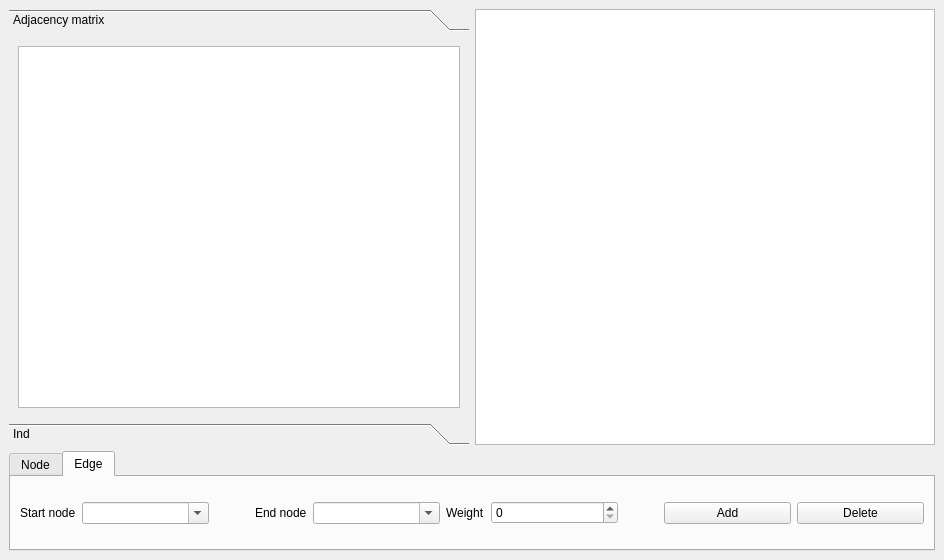
<?xml version="1.0" encoding="UTF-8"?>
<ui version="4.0">
 <class>MainWindow</class>
 <widget class="QMainWindow" name="MainWindow">
  <property name="geometry">
   <rect>
    <x>0</x>
    <y>0</y>
    <width>944</width>
    <height>560</height>
   </rect>
  </property>
  <property name="windowTitle">
   <string>MainWindow</string>
  </property>
  <widget class="QWidget" name="centralwidget">
   <layout class="QGridLayout" name="gridLayout">
    <item row="0" column="0">
     <widget class="QToolBox" name="toolbox_view">
      <property name="currentIndex">
       <number>0</number>
      </property>
      <widget class="QWidget" name="matrixpage">
       <property name="geometry">
        <rect>
         <x>0</x>
         <y>0</y>
         <width>460</width>
         <height>364</height>
        </rect>
       </property>
       <attribute name="label">
        <string>Adjacency matrix</string>
       </attribute>
       <layout class="QHBoxLayout" name="horizontalLayout">
        <item>
         <widget class="QTableView" name="gv_table">
          <property name="minimumSize">
           <size>
            <width>311</width>
            <height>0</height>
           </size>
          </property>
         </widget>
        </item>
       </layout>
      </widget>
      <widget class="QWidget" name="insidentpage">
       <property name="geometry">
        <rect>
         <x>0</x>
         <y>0</y>
         <width>460</width>
         <height>364</height>
        </rect>
       </property>
       <attribute name="label">
        <string>Ind</string>
       </attribute>
      </widget>
     </widget>
    </item>
    <item row="0" column="1">
     <widget class="QGraphicsView" name="graphicsView"/>
    </item>
    <item row="1" column="0" colspan="2">
     <widget class="QTabWidget" name="tabWidget">
      <property name="minimumSize">
       <size>
        <width>0</width>
        <height>0</height>
       </size>
      </property>
      <property name="maximumSize">
       <size>
        <width>16777215</width>
        <height>100</height>
       </size>
      </property>
      <property name="layoutDirection">
       <enum>Qt::LeftToRight</enum>
      </property>
      <property name="tabPosition">
       <enum>QTabWidget::North</enum>
      </property>
      <property name="tabShape">
       <enum>QTabWidget::Rounded</enum>
      </property>
      <property name="currentIndex">
       <number>1</number>
      </property>
      <widget class="QWidget" name="tab">
       <attribute name="title">
        <string>Node</string>
       </attribute>
       <layout class="QHBoxLayout" name="horizontalLayout_2">
        <item>
         <widget class="QLabel" name="label">
          <property name="sizePolicy">
           <sizepolicy hsizetype="Fixed" vsizetype="Fixed">
            <horstretch>0</horstretch>
            <verstretch>0</verstretch>
           </sizepolicy>
          </property>
          <property name="toolTipDuration">
           <number>0</number>
          </property>
          <property name="layoutDirection">
           <enum>Qt::LeftToRight</enum>
          </property>
          <property name="text">
           <string>Name</string>
          </property>
         </widget>
        </item>
        <item>
         <widget class="QComboBox" name="cb_nodes">
          <property name="toolTipDuration">
           <number>0</number>
          </property>
          <property name="layoutDirection">
           <enum>Qt::LeftToRight</enum>
          </property>
          <property name="editable">
           <bool>true</bool>
          </property>
         </widget>
        </item>
        <item>
         <spacer name="horizontalSpacer">
          <property name="orientation">
           <enum>Qt::Horizontal</enum>
          </property>
          <property name="sizeType">
           <enum>QSizePolicy::Preferred</enum>
          </property>
          <property name="sizeHint" stdset="0">
           <size>
            <width>40</width>
            <height>20</height>
           </size>
          </property>
         </spacer>
        </item>
        <item>
         <widget class="QPushButton" name="bt_add_node">
          <property name="sizePolicy">
           <sizepolicy hsizetype="Fixed" vsizetype="Fixed">
            <horstretch>0</horstretch>
            <verstretch>0</verstretch>
           </sizepolicy>
          </property>
          <property name="toolTipDuration">
           <number>0</number>
          </property>
          <property name="layoutDirection">
           <enum>Qt::LeftToRight</enum>
          </property>
          <property name="text">
           <string>Add</string>
          </property>
         </widget>
        </item>
        <item>
         <widget class="QPushButton" name="bt_del_node">
          <property name="sizePolicy">
           <sizepolicy hsizetype="Fixed" vsizetype="Fixed">
            <horstretch>0</horstretch>
            <verstretch>0</verstretch>
           </sizepolicy>
          </property>
          <property name="toolTipDuration">
           <number>0</number>
          </property>
          <property name="layoutDirection">
           <enum>Qt::LeftToRight</enum>
          </property>
          <property name="text">
           <string>Delete</string>
          </property>
         </widget>
        </item>
       </layout>
      </widget>
      <widget class="QWidget" name="tab_2">
       <attribute name="title">
        <string>Edge</string>
       </attribute>
       <layout class="QHBoxLayout" name="horizontalLayout_3">
        <item>
         <widget class="QLabel" name="label_2">
          <property name="sizePolicy">
           <sizepolicy hsizetype="Fixed" vsizetype="Fixed">
            <horstretch>0</horstretch>
            <verstretch>0</verstretch>
           </sizepolicy>
          </property>
          <property name="text">
           <string>Start node</string>
          </property>
         </widget>
        </item>
        <item>
         <widget class="QComboBox" name="cb_starting_node">
          <property name="editable">
           <bool>true</bool>
          </property>
         </widget>
        </item>
        <item>
         <spacer name="horizontalSpacer_3">
          <property name="orientation">
           <enum>Qt::Horizontal</enum>
          </property>
          <property name="sizeType">
           <enum>QSizePolicy::Preferred</enum>
          </property>
          <property name="sizeHint" stdset="0">
           <size>
            <width>40</width>
            <height>20</height>
           </size>
          </property>
         </spacer>
        </item>
        <item>
         <widget class="QLabel" name="label_3">
          <property name="sizePolicy">
           <sizepolicy hsizetype="Fixed" vsizetype="Fixed">
            <horstretch>0</horstretch>
            <verstretch>0</verstretch>
           </sizepolicy>
          </property>
          <property name="text">
           <string>End node</string>
          </property>
         </widget>
        </item>
        <item>
         <widget class="QComboBox" name="cb_ending_node">
          <property name="editable">
           <bool>true</bool>
          </property>
         </widget>
        </item>
        <item>
         <widget class="QLabel" name="label_4">
          <property name="sizePolicy">
           <sizepolicy hsizetype="Fixed" vsizetype="Fixed">
            <horstretch>0</horstretch>
            <verstretch>0</verstretch>
           </sizepolicy>
          </property>
          <property name="text">
           <string>Weight</string>
          </property>
         </widget>
        </item>
        <item>
         <widget class="QSpinBox" name="sb_weight_edge"/>
        </item>
        <item>
         <spacer name="horizontalSpacer_2">
          <property name="orientation">
           <enum>Qt::Horizontal</enum>
          </property>
          <property name="sizeType">
           <enum>QSizePolicy::Preferred</enum>
          </property>
          <property name="sizeHint" stdset="0">
           <size>
            <width>40</width>
            <height>20</height>
           </size>
          </property>
         </spacer>
        </item>
        <item>
         <widget class="QPushButton" name="bt_add_edge">
          <property name="text">
           <string>Add</string>
          </property>
         </widget>
        </item>
        <item>
         <widget class="QPushButton" name="bt_del_edge">
          <property name="text">
           <string>Delete</string>
          </property>
         </widget>
        </item>
       </layout>
      </widget>
     </widget>
    </item>
   </layout>
  </widget>
 </widget>
 <resources/>
 <connections/>
</ui>
